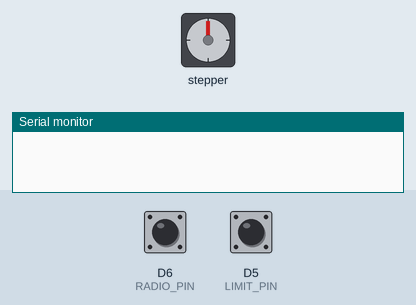
Simulated run of this program. Board: ESP8266 (NodeMCU). Shown: stepper motor, the last lines printed to the serial monitor. Inputs (shaded band) come from the test bench; at power-on: D6 (RADIO_PIN) HIGH, D5 (LIMIT_PIN) HIGH. Stepper angles assume 200 steps per turn.

Above: at 1.2 s.
1.3 s: D6 (RADIO_PIN) pulled LOW for 0.15 s
At 1.45 s:
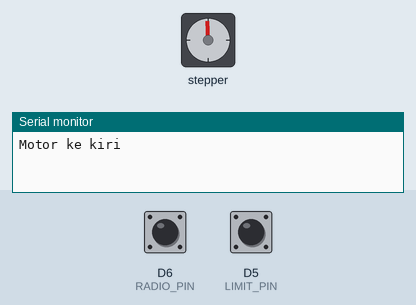
At 2.05 s:
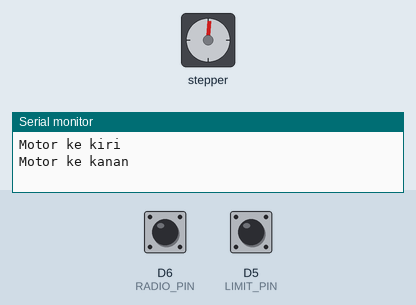
4.3 s: D6 (RADIO_PIN) pulled LOW for 1 s
At 5.05 s:
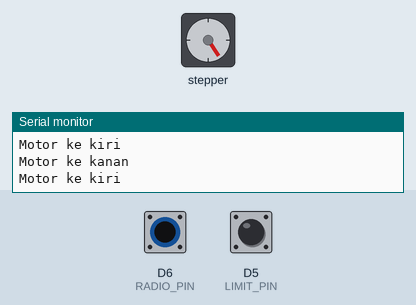
8.2 s: D6 (RADIO_PIN) pulled LOW for 0.15 s
11.3 s: D5 (LIMIT_PIN) pulsed LOW 5 times (0.12 s each, 0.3 s apart)
Timing chart, 0 to 14.3 s (numbered marks = the images above; inputs shaded):
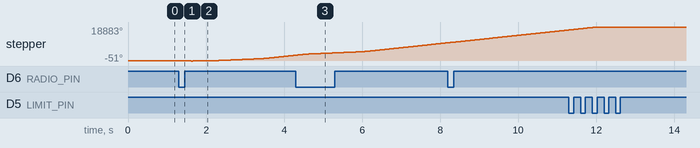

The program:

main.cpp
```cpp
// COBA COMIT KE MAIN GITHUB
#include <Arduino.h>
#include <AccelStepper.h>

#define VERBOSE 1
// #define PANJANG_GERBANG 10000
#define PANJANG_GERBANG 10000
#define MAX_SPD_GERBANG 1300
#define DCC_GERBANG 350
#define ACC_GERBANG 800

// Definisikan pin untuk driver stepper
#define PULSE_PIN D1  // Pin untuk sinyal Pulse (pulsa)
#define DIR_PIN D2    // Pin untuk sinyal Direction (arah)
#define ENABLE_PIN D3 // Pin untuk Enable driver

// Definisikan pin untuk input interrupt
#define LIMIT_PIN D5 // Tombol 1 (GPIO14)
#define RADIO_PIN D6 // Tombol 2 (GPIO12)

// Variabel untuk menampung state interrupt
volatile bool limitState = false;
volatile bool limitDecel = false;
volatile bool limitStop = false;
volatile int limitTriggerKe = 0;
volatile bool rfState = false;

// debounce trigger
unsigned long lastDebounceTimeRf = 0;
unsigned long lastDebounceTimeTrig = 0;

const unsigned long debounceDelayRf = 100;   // 100 ms debounce delay
const unsigned long debounceDelayTrig = 100; // 100 ms debounce delay

// Setup stepper dengan menggunakan AccelStepper
AccelStepper stepper(AccelStepper::DRIVER, PULSE_PIN, DIR_PIN);

// Fungsi interrupt untuk tombol 1 (gerakkan ke kanan)
void IRAM_ATTR handleLimit()
{
  // limitState = true;
  unsigned long currentTime = millis(); // Get current time
  // Debounce check
  if ((currentTime - lastDebounceTimeTrig) > debounceDelayTrig)
  {
    limitTriggerKe++;
    lastDebounceTimeTrig = currentTime; // Update last debounce time
  }
#ifdef VERBOSE
  Serial.print("trigger ke-");
  Serial.println(limitTriggerKe);
#endif
  limitTriggerKe == 2 ? limitDecel = true : limitDecel = false;
  limitTriggerKe == 3 ? limitStop = true : limitStop = false;
}

// Fungsi interrupt untuk tombol 2 (gerakkan ke kiri)
void IRAM_ATTR handleRf()
{
  unsigned long currentTime = millis(); // Get current time
  // Debounce check
  if ((currentTime - lastDebounceTimeRf) > debounceDelayRf)
  {
    // button1Pressed = true;
    rfState = true;
    lastDebounceTimeRf = currentTime; // Update last debounce time
  }
}

void setup()
{
  // Setup pin untuk Enable driver
  pinMode(ENABLE_PIN, OUTPUT);

  // Setup pin untuk input interrupt
  pinMode(LIMIT_PIN, INPUT_PULLUP);
  pinMode(RADIO_PIN, INPUT_PULLUP);

  // Attach interrupt ke masing-masing pin
  attachInterrupt(digitalPinToInterrupt(LIMIT_PIN), handleLimit, RISING);
  attachInterrupt(digitalPinToInterrupt(RADIO_PIN), handleRf, CHANGE);

  // Konfigurasi motor stepper dengan AccelStepper
  stepper.setEnablePin(ENABLE_PIN);
  stepper.setPinsInverted(false, false, false);
  stepper.disableOutputs();             // pin enable (LOW = aktif)
  stepper.setMaxSpeed(MAX_SPD_GERBANG); // Set kecepatan maksimum (langkah per detik)
  stepper.setAcceleration(ACC_GERBANG); // Set akselerasi (langkah per detik kuadrat)
#ifdef VERBOSE
  Serial.begin(115200);
#endif
}

void loop()
{
  // perintah stop motor dan service-nya
  if (stepper.isRunning())
  {
    if (limitDecel)
    {
      limitDecel = false;
#ifdef VERBOSE
      Serial.println("Motor decel");
#endif
      stepper.setAcceleration(DCC_GERBANG); // Set dekselerasi (langkah per detik kuadrat)
      stepper.stop();                       // stop motor dengan dekselerasi
    }
    else if (limitStop)
    {
      limitStop = false;
      limitTriggerKe = 0;
#ifdef VERBOSE
      Serial.println("Motor disable");
#endif
      stepper.disableOutputs(); // stop motor secara instan (immediately)
      if (digitalRead(RADIO_PIN))
        stepper.setCurrentPosition(PANJANG_GERBANG); // Gerakkan motor PANJANG_GERBANG langkah ke kiri
      else
        stepper.setCurrentPosition(-PANJANG_GERBANG); // Gerakkan motor PANJANG_GERBANG langkah ke kiri
    }
  }
  else // reset semua flag jika motor tidak bergerak
  {
    limitDecel = false;
    limitStop = false;
    limitTriggerKe = 0;
    stepper.disableOutputs();
  }

  // Jika tombol 2 ditekan, gerakkan motor ke kiri
  if (rfState)
  {
    rfState = false;                      // Reset flag interrupt
    stepper.setAcceleration(ACC_GERBANG); // Set akselerasi (langkah per detik kuadrat)
    if (digitalRead(RADIO_PIN))
    {
#ifdef VERBOSE
      Serial.println("Motor ke kanan");
#endif
      stepper.enableOutputs();
      stepper.move(PANJANG_GERBANG); // Gerakkan motor PANJANG_GERBANG langkah ke kiri
    }
    else
    {
#ifdef VERBOSE
      Serial.println("Motor ke kiri");
#endif
      stepper.enableOutputs();
      stepper.setAcceleration(ACC_GERBANG); // Set akselerasi (langkah per detik kuadrat)
      stepper.move(-PANJANG_GERBANG);       // Gerakkan motor PANJANG_GERBANG langkah ke kiri
    }
  }
  stepper.run();
}
```

Measured:
- after the input at 1.3 s, stepper: turns 51° counter-clockwise in 0.32 s, then 3242° clockwise in 2.6 s
